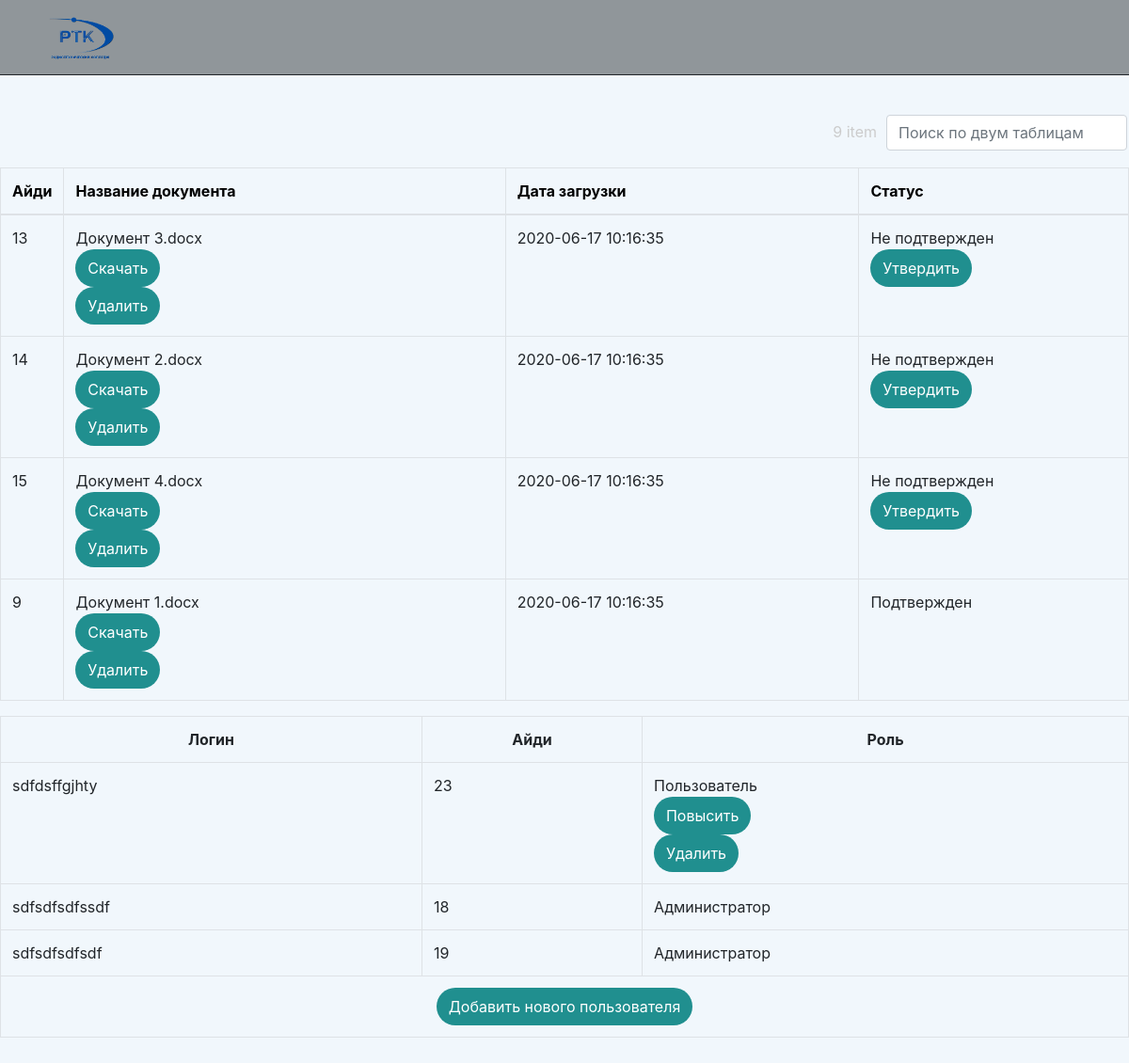
Screenshot of /Adminpanel.php (signed in) with the database file from the repository.
### tables this page shows
CREATE TABLE `document_status` (
  `document_id` int(11) NOT NULL,
  `id_set_by` int(11) NOT NULL,
  `status_id` int(11) NOT NULL
);

CREATE TABLE `document` (
  `id` int(11) NOT NULL,
  `name` varchar(45) NOT NULL,
  `create_time` timestamp NOT NULL DEFAULT CURRENT_TIMESTAMP
);

CREATE TABLE `user_role` (
  `user_id` int(11) NOT NULL,
  `role_id` int(11) NOT NULL
);

CREATE TABLE `user` (
  `id` int(11) NOT NULL,
  `username` varchar(32) NOT NULL,
  `email` varchar(255) NOT NULL,
  `password` varchar(32) NOT NULL,
  `create_time` timestamp NOT NULL DEFAULT CURRENT_TIMESTAMP
);

### bdz.php (called while the page is built, shortened)
<?php
$result = mysqli_query($bd, "select * from user join user_role on user.id = user_role.user_id where user.id ='$_SESSION[id]'");
$myrow = mysqli_fetch_array($result);
$role = $myrow['role_id'];
?>

### Adminpanel.php (the view, shortened to what this page needs)
<?php session_start();
include 'bd.php';
include 'bdz.php';
?>
<?if($role == 2):?>
<!DOCTYPE html>
<html>
<head>
    <link type="text/css" rel="stylesheet" href="assets/bootstrap/css/bootstrap.min.css">
    <link type="text/css" rel="stylesheet" href="assets/fonts/font-awesome.min.css">
    <link type="text/css" rel="stylesheet" href="assets/fonts/simple-line-icons.min.css">
    <link type="text/css" rel="stylesheet" href="assets/css/Adminpanel.css">
    <link type="text/css" rel="stylesheet" href="assets/css/Drag--Drop-Upload-Form.css">
    <link type="text/css" rel="stylesheet" href="assets/css/Log%20in.css">
    <link type="text/css" rel="stylesheet" href="assets/css/Main.css">
    <link type="text/css" rel="stylesheet" href="assets/css/Search.css">
    <link type="text/css" rel="stylesheet" href="assets/css/Sign%20up.css">
    <link type="text/css" rel="stylesheet" href="assets/css/styles.css">
</head>
<body>
    <div class="header-dark" style="position: initial;">
        <nav class="navbar navbar-dark navbar-expand-lg navigation-clean-search" id="nbar_m">
            <div class="container"><a id="logo" href="Main.php"><img id="logo" src="assets/img/logo.png" style="width: 80px;"></a>
            </div>
        </nav>
        <p><br>
<div class="form-group pull-right">
    <input type="text" class="search form-control" placeholder="Поиск по двум таблицам">
</div>
<span class="counter pull-right"></span>
<table class="table table-hover table-bordered results">
  <thead>
    <tr>
      <th id="tbltext">Айди</th>
      <th id="tbltext" class="col-md-5 col-xs-5">Название документа</th>
      <th id="tbltext" class="col-md-4 col-xs-4">Дата загрузки</th>
      <th id="tbltext" class="col-md-3 col-xs-3">Статус</th>
    </tr>
  </thead>
  <tbody>
  <?php
$result = mysqli_query($bd, "select `id`, `name`, `create_time`, `status_id` from document join document_status on document.id = document_status.document_id");
$myrow = mysqli_fetch_all($result);
foreach ($myrow as $val) {
    echo '<tr>'."\n";
$val[1]= $val[1].'<form action="docs/download.php" method="post"><input name='."$val[0]".' id="abut" class="btn btn-light action-button" value="Скачать" type="submit"></form>
<form action="docs/delete.php" method="post"><input name='."$val[0]".' id="abut" class="btn btn-light action-button" value="Удалить" type="submit"></form>'."\n";
if ($val[3] == 2){
    $val[3]='Подтвержден';
} elseif ($val[3] == 1){
    $val[3]='Не подтвержден';
}
    foreach ($val as $value) {
        if ($value == 'Не подтвержден'){
            echo '<td>'.$value."\n";
            echo '<form action="approve.php" method="post"><input name='."$val[0]".' id="abut" class="btn btn-light action-button" value="Утвердить" type="submit"></td></form>'."\n";
        } else {
        echo '<td>'.$value.'</td>'."\n";}
    }
    echo '</tr>'."\n";
}
echo '</tbody>'."\n";
echo '</table>'."\n";
?>
<?php
$result = mysqli_query($bd, "select `username`, `id`, `role_id` from user join user_role on user.id = user_role.user_id");
$myrow = mysqli_fetch_all($result);
echo '<table class="table table-hover table-bordered results">'."\n";
echo '<tr align="center">'."\n";
    echo '<th>Логин</th>'."\n";
    echo '<th>Айди</th>'."\n";
    echo '<th>Роль</th>'."\n";
echo '</tr>';
foreach ($myrow as $val) {
    echo '<tr>'."\n";
if ($val[2] == 2){
    $val[2]='Администратор';
} elseif ($val[2] == 1){
    $val[2]='Пользователь';
}
    foreach ($val as $value) {
        if ($value == 'Пользователь'){
            echo '<td>'.$value."\n";
            echo '<form action="change.php" method="post"><input name='."$val[1]".' id="abut" class="btn btn-light action-button" value="Повысить" type="submit"></form>
            <form action="deleteuser.php" method="post"><input name='."$val[1]".' id="abut" class="btn btn-light action-button" value="Удалить" type="submit"></form>'."\n";
        } else {
        echo '<td>'.$value.'</td>'."\n";}
    }
    echo '</tr>'."\n";
}
echo '<td colspan="3" align="center"><a class="btn btn-light action-button" role="button" href="Sign%20up.html">Добавить нового пользователя</a></td>';
echo '</table>'."\n";
?>
</body>
</html>
<?else:
  echo 'У тебя нет доступа,';
  ?>
  <a href="Main.php">Авторизуйся</a>
<?endif?>

### assets/css/Drag--Drop-Upload-Form.css (style rules this page uses)
*, *:before, *:after { -webkit-box-sizing: border-box; -moz-box-sizing: border-box; box-sizing: border-box; }

### assets/css/Main.css (style rules this page uses)
.header-dark { background: #f1f7fc; background-size: cover; padding-bottom: 80px; position: absolute; width: 100%; height: 100%; top: 0; left: 0; bottom: 100%; }
@media (min-width:768px) { .header-dark { padding-bottom: 120px; } }
#nbar_m { background-color: #90969a; border-radius: 0; box-shadow: none; border-bottom: solid 1px; position: sticky; top: 0; width: 100%; z-index: 1000; }
@media (min-width:768px) { .header-dark .navbar { padding-top: .75rem; padding-bottom: .75rem; } }
#logo { margin: px; }
#tbltext { color: black; }

### assets/css/Search.css (style rules this page uses)
.counter { padding: 8px; color: #cccccc; }
.search { width: 32vh; margin: 2px; display: inline-block; overflow: hidden; white-space: nowrap; }

### rows the page displays
document_status: document_id "13", document_id.name "Документ 3.docx", document_id.create_time "2020-06-17 10:16:35", value "Не подтвержден"
document_status: document_id "14", document_id.name "Документ 2.docx", document_id.create_time "2020-06-17 10:16:35", value "Не подтвержден"
document_status: document_id "15", document_id.name "Документ 4.docx", document_id.create_time "2020-06-17 10:16:35", value "Не подтвержден"
document_status: document_id "9", document_id.name "Документ 1.docx", document_id.create_time "2020-06-17 10:16:35", value "Подтвержден"
user_role: user.username "sdfdsffgjhty", user "23", value "Пользователь"
user_role: value "sdfsdfsdfssdf", value "18", value "Администратор"
user_role: user.username "sdfsdfsdfsdf", user "19", value "Администратор"
